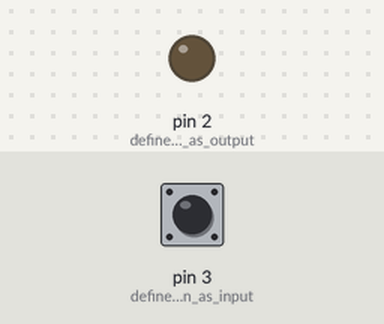
The sketch below on a simulated Arduino Uno, built with avr-gcc and run on an emulated ATmega328P. Shown: output pins drawn as LEDs (lit = HIGH). Inputs (shaded band) come from the test bench; at power-on: pin 3 (define_button_as_input) LOW.

Above: at 1.2 s.
1.3 s: pin 3 (define_button_as_input) pulled HIGH for 0.15 s
At 1.37 s:
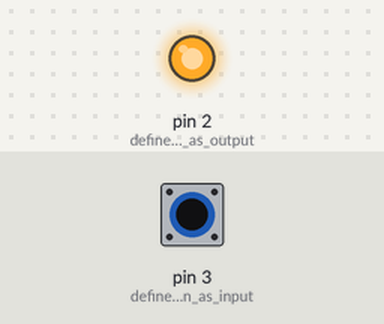
2.9 s: pin 3 (define_button_as_input) pulled HIGH for 3.2 s
At 7.4 s:
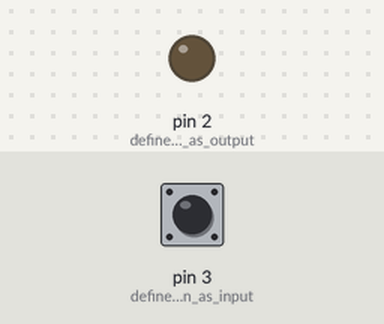
Timing chart, 0 to 8.9 s (numbered marks = the images above; inputs shaded):
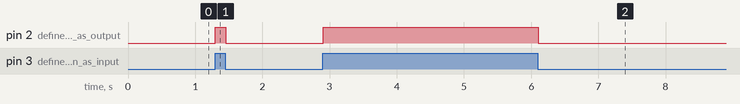

The sketch:

lab1_2.ino
```cpp
/*
Light on an LED by pressing on a button
*/
void setup(){
pinMode(3, INPUT); // define button as input (connected to D3)
pinMode(2, OUTPUT); // define led as output (connected to D2)
}
void loop(){
if (digitalRead(3)) { // if button is pressed
digitalWrite(2, HIGH); // LED is on
} else {
digitalWrite(2, LOW);
}
delay(10);
}
```

Measured:
- after the input at 1.3 s, pin 2 (define_led_as_output): LOW → HIGH at once, → LOW 0.15 s later
- after the input at 2.9 s, pin 2 (define_led_as_output): LOW → HIGH at once, → LOW 3.2 s later
